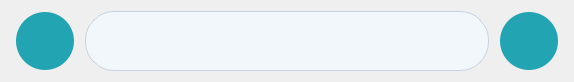
<?xml version="1.0" encoding="UTF-8"?>
<ui version="4.0">
 <class>SwitchList</class>
 <widget class="QWidget" name="SwitchList">
  <property name="geometry">
   <rect>
    <x>0</x>
    <y>0</y>
    <width>574</width>
    <height>80</height>
   </rect>
  </property>
  <property name="windowTitle">
   <string>Form</string>
  </property>
  <layout class="QHBoxLayout" name="horizontalLayout">
   <item>
    <spacer name="horizontalSpacer_4">
     <property name="orientation">
      <enum>Qt::Horizontal</enum>
     </property>
     <property name="sizeHint" stdset="0">
      <size>
       <width>0</width>
       <height>20</height>
      </size>
     </property>
    </spacer>
   </item>
   <item>
    <widget class="QPushButton" name="btn_left">
     <property name="styleSheet">
      <string notr="true">width: 58px;
height: 58px;
background: #22A4B3;
border-radius: 29px;
font-size: 12px;
font-weight: bold;
color: #000000;

image: url(:/suzhou/btn_arrow_left.png);</string>
     </property>
     <property name="text">
      <string/>
     </property>
    </widget>
   </item>
   <item>
    <spacer name="horizontalSpacer">
     <property name="orientation">
      <enum>Qt::Horizontal</enum>
     </property>
     <property name="sizeHint" stdset="0">
      <size>
       <width>0</width>
       <height>20</height>
      </size>
     </property>
    </spacer>
   </item>
   <item>
    <widget class="QLineEdit" name="edit_msg">
     <property name="toolTipDuration">
      <number>-4</number>
     </property>
     <property name="styleSheet">
      <string notr="true">width: 402px;
height: 58px;
background: #F2F7FB;
border-radius: 29px;
border: 1px solid rgba(170,189,212,0.6);
font-family: PingFang SC;
font-weight: bold;
font-size: 24px;
color: #333333;
line-height: 35px;</string>
     </property>
     <property name="alignment">
      <set>Qt::AlignCenter</set>
     </property>
    </widget>
   </item>
   <item>
    <spacer name="horizontalSpacer_2">
     <property name="orientation">
      <enum>Qt::Horizontal</enum>
     </property>
     <property name="sizeHint" stdset="0">
      <size>
       <width>0</width>
       <height>20</height>
      </size>
     </property>
    </spacer>
   </item>
   <item>
    <widget class="QPushButton" name="btn_right">
     <property name="styleSheet">
      <string notr="true">width: 58px;
height: 58px;
background: #22A4B3;
border-radius: 29px;
font-size: 12px;
font-weight: bold;
color: #000000;

image: url(:/suzhou/btn_arrow_right.png);</string>
     </property>
     <property name="text">
      <string/>
     </property>
    </widget>
   </item>
   <item>
    <spacer name="horizontalSpacer_3">
     <property name="orientation">
      <enum>Qt::Horizontal</enum>
     </property>
     <property name="sizeHint" stdset="0">
      <size>
       <width>0</width>
       <height>20</height>
      </size>
     </property>
    </spacer>
   </item>
  </layout>
 </widget>
 <resources/>
 <connections/>
</ui>
